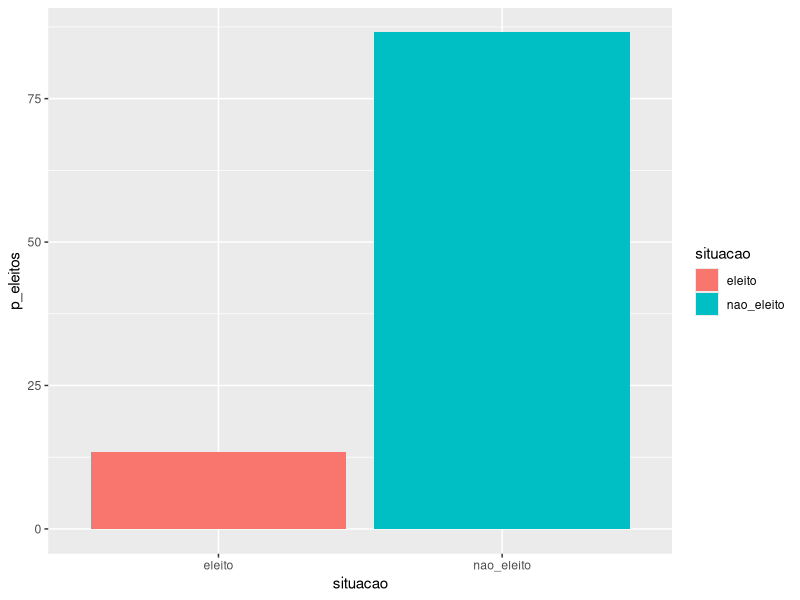

This figure's R source: (Note: this script raises an error after producing the figure.)
## ---- chunk 1
library(tidyverse)
library(caret)
## ---- chunk 2
input <- read.csv("data/train.csv")
#test_data <- read.csv("test.csv")
## ---- chunk 3
input <- input %>% select(-nome, -uf, -estado_civil, 
                          -partido, -ocupacao,-ano, 
                          -cargo,-grau,-sexo, 
                          -sequencial_candidato)
## ---- chunk 4
dataPartition <- createDataPartition(y = input$situacao, p=0.75, list=FALSE)
set.seed(9560)
## separando o dataframe em treino e teste
train_data <- input[dataPartition, ]
test_data <- input[-dataPartition, ]
## ---- chunk 5
input %>% group_by(situacao) %>%
  summarise(p_eleitos=(n()/nrow(input)*100)) %>% ggplot(aes(x=situacao, y=p_eleitos, fill=situacao)) + geom_col()
## ---- chunk 6
# usando validação cruzada 10-fold com 5 repetições
fitControl <- trainControl(method = "repeatedcv",
                           number = 10,
                           repeats = 5,
                           classProbs = TRUE)
## ---- chunk 7
# logistic regression
reg_logistica <- glm(formula=situacao~., data = train_data, family=binomial)
#https://stat.ethz.ch/pipermail/r-help/2007-March/126643.html -- response type
final <- data.frame(actual = test_data$situacao,
                    predict(reg_logistica, newdata = test_data, type = "response"))
colnames(final)[colnames(final)=="predict.reg_logistica..newdata...test_data..type....response.."] <- "value"
 
final$predict <- ifelse(final$value > 0.5, "eleito", "nao_eleito")
summary(reg_logistica)
